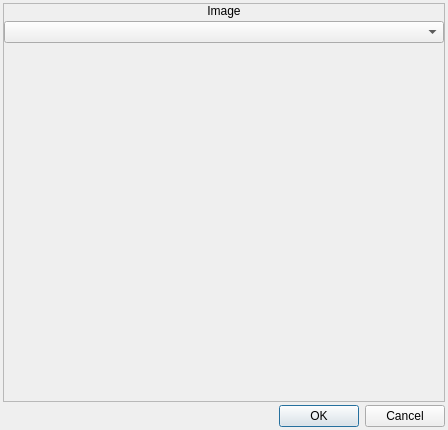
<?xml version="1.0" encoding="UTF-8"?>
<ui version="4.0">
 <class>ConfigureEvent_ShowImage</class>
 <widget class="QDialog" name="ConfigureEvent_ShowImage">
  <property name="geometry">
   <rect>
    <x>0</x>
    <y>0</y>
    <width>448</width>
    <height>430</height>
   </rect>
  </property>
  <property name="windowTitle">
   <string>Show Image</string>
  </property>
  <property name="styleSheet">
   <string notr="true">.QFrame
{
	border: 1px solid palette(text);
}

.QFrame&gt;QLabel
{
	background-color: palette(text);
	color: palette(window);
}</string>
  </property>
  <layout class="QVBoxLayout" name="verticalLayout_3">
   <property name="spacing">
    <number>3</number>
   </property>
   <property name="leftMargin">
    <number>3</number>
   </property>
   <property name="topMargin">
    <number>3</number>
   </property>
   <property name="rightMargin">
    <number>3</number>
   </property>
   <property name="bottomMargin">
    <number>3</number>
   </property>
   <item>
    <widget class="QFrame" name="frame">
     <property name="frameShape">
      <enum>QFrame::StyledPanel</enum>
     </property>
     <property name="frameShadow">
      <enum>QFrame::Raised</enum>
     </property>
     <layout class="QVBoxLayout" name="verticalLayout">
      <property name="spacing">
       <number>0</number>
      </property>
      <property name="leftMargin">
       <number>0</number>
      </property>
      <property name="topMargin">
       <number>0</number>
      </property>
      <property name="rightMargin">
       <number>0</number>
      </property>
      <property name="bottomMargin">
       <number>0</number>
      </property>
      <item>
       <widget class="QLabel" name="label">
        <property name="sizePolicy">
         <sizepolicy hsizetype="Preferred" vsizetype="Fixed">
          <horstretch>0</horstretch>
          <verstretch>0</verstretch>
         </sizepolicy>
        </property>
        <property name="text">
         <string>Image</string>
        </property>
        <property name="alignment">
         <set>Qt::AlignCenter</set>
        </property>
       </widget>
      </item>
      <item>
       <widget class="QWidget" name="widget" native="true">
        <layout class="QVBoxLayout" name="verticalLayout_2">
         <property name="spacing">
          <number>0</number>
         </property>
         <property name="leftMargin">
          <number>0</number>
         </property>
         <property name="topMargin">
          <number>0</number>
         </property>
         <property name="rightMargin">
          <number>0</number>
         </property>
         <property name="bottomMargin">
          <number>0</number>
         </property>
         <item>
          <widget class="QComboBox" name="optImage"/>
         </item>
         <item>
          <widget class="QLabel" name="lblImage">
           <property name="minimumSize">
            <size>
             <width>440</width>
             <height>352</height>
            </size>
           </property>
           <property name="maximumSize">
            <size>
             <width>440</width>
             <height>352</height>
            </size>
           </property>
           <property name="styleSheet">
            <string notr="true">background-image: url(:/icons/bg.png);</string>
           </property>
           <property name="text">
            <string/>
           </property>
          </widget>
         </item>
        </layout>
       </widget>
      </item>
     </layout>
    </widget>
   </item>
   <item>
    <widget class="QDialogButtonBox" name="buttonBox">
     <property name="orientation">
      <enum>Qt::Horizontal</enum>
     </property>
     <property name="standardButtons">
      <set>QDialogButtonBox::Cancel|QDialogButtonBox::Ok</set>
     </property>
    </widget>
   </item>
  </layout>
 </widget>
 <resources>
  <include location="icons.qrc"/>
 </resources>
 <connections>
  <connection>
   <sender>buttonBox</sender>
   <signal>accepted()</signal>
   <receiver>ConfigureEvent_ShowImage</receiver>
   <slot>accept()</slot>
   <hints>
    <hint type="sourcelabel">
     <x>248</x>
     <y>254</y>
    </hint>
    <hint type="destinationlabel">
     <x>157</x>
     <y>274</y>
    </hint>
   </hints>
  </connection>
  <connection>
   <sender>buttonBox</sender>
   <signal>rejected()</signal>
   <receiver>ConfigureEvent_ShowImage</receiver>
   <slot>reject()</slot>
   <hints>
    <hint type="sourcelabel">
     <x>316</x>
     <y>260</y>
    </hint>
    <hint type="destinationlabel">
     <x>286</x>
     <y>274</y>
    </hint>
   </hints>
  </connection>
 </connections>
</ui>
